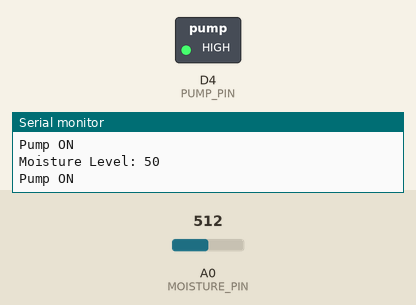
This sketch was run on a simulated ESP8266 (NodeMCU). Parts: switched loads named in the sketch (green lamp = pin HIGH), the last lines printed to the serial monitor. The test bench sets the inputs (shaded band); at power-on: A0 (MOISTURE_PIN) = 512. WiFi joins after 1.5 s; servers stay silent unless stated.

Above: at 3.0 s.
3.1 s: A0 (MOISTURE_PIN) set to 806
5.0 s: A0 (MOISTURE_PIN) set to 841
At 6.1 s:
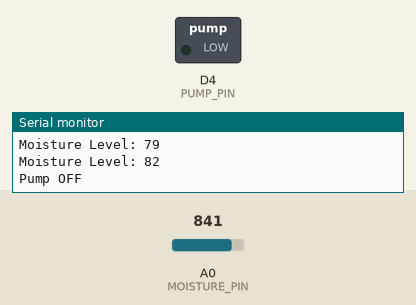
8.3 s: A0 (MOISTURE_PIN) set to 723
10.0 s: A0 (MOISTURE_PIN) set to 703
At 11.2 s:
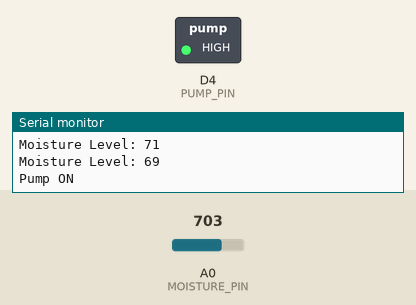
12.3 s: A0 (MOISTURE_PIN) set to 900
At 13.9 s:
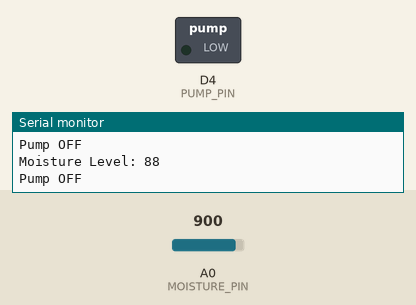
Timing chart, 0 to 15.3 s (numbered marks = the images above; inputs shaded):
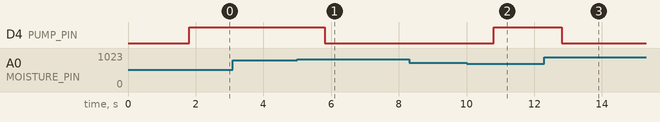

Measured:
- the behaviour switches between 823 and 824 on A0 (MOISTURE_PIN) (found by bisection; images 0 and 1)
- the behaviour switches between 711 and 710 on A0 (MOISTURE_PIN) (found by bisection; images 1 and 2)
- after the input at 5.0 s, D4 (PUMP_PIN): HIGH → LOW after 0.81 s
- after the input at 10.0 s, D4 (PUMP_PIN): LOW → HIGH after 0.81 s
- after the input at 12.3 s, D4 (PUMP_PIN): HIGH → LOW after 0.51 s

The sketch:

waterPump.ino
```cpp
#include <BlynkSimpleEsp8266.h>
#define BLYNK_PRINT Serial

// Blynk authentication token and WiFi credentials
char auth[] = "x5UKdAPqJM-kocN5MrT3FZb8Abyf-uLp";
char ssid[] = "Wegner";
char pass[] = "Wegner123!";

/* Virtual pin for controlling blynk app */
#define PUMP_CONTROL_VPIN V3

/* Pin definitions */
#define PUMP_PIN D4
#define MOISTURE_PIN A0

bool automaticMode = true; // Flag to indicate automatic mode

BLYNK_WRITE(PUMP_CONTROL_VPIN){
  digitalWrite(PUMP_PIN, param.asInt());
  automaticMode = false; // Switch to manual mode when Blynk control is activated
}

void setup() {
  pinMode(PUMP_PIN, OUTPUT);
  pinMode(MOISTURE_PIN, INPUT);
  Serial.begin(9600);

  Blynk.begin(auth, ssid, pass, "blynk.cloud", 80);
}

void loop() {
  Blynk.run();
  if (automaticMode) {
    int moistureLevel = map(analogRead(MOISTURE_PIN), 0, 1023, 0, 100); // Read the moisture level and map it to a range of 0-100
    Serial.print("Moisture Level: ");
    Serial.println(moistureLevel); // Print the moisture level

    if (moistureLevel > 80) { // If moisture level is above 80
      // Turn the pump off
      digitalWrite(PUMP_PIN, LOW);
      Serial.println("Pump OFF");
    } else if (moistureLevel < 70) { // If moisture level is below 70
      // Turn the pump on
      digitalWrite(PUMP_PIN, HIGH);
      Serial.println("Pump ON");
    }
  }
  delay(1000); // Wait for 1 second before checking moisture level again
}
```
